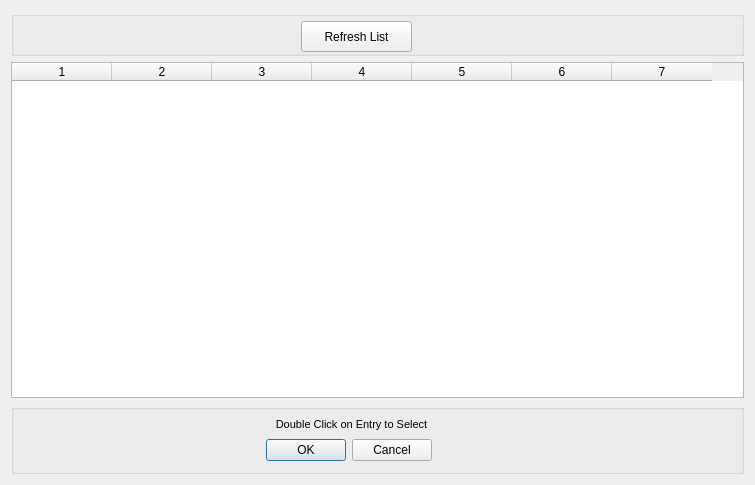
<?xml version="1.0" encoding="UTF-8"?>
<ui version="4.0">
 <class>CSdrDiscoverDlg</class>
 <widget class="QDialog" name="CSdrDiscoverDlg">
  <property name="geometry">
   <rect>
    <x>0</x>
    <y>0</y>
    <width>755</width>
    <height>485</height>
   </rect>
  </property>
  <property name="windowTitle">
   <string>Find SDR's on Internet</string>
  </property>
  <layout class="QVBoxLayout" name="verticalLayout">
   <item>
    <widget class="QGroupBox" name="groupBox1">
     <property name="minimumSize">
      <size>
       <width>215</width>
       <height>45</height>
      </size>
     </property>
     <property name="title">
      <string/>
     </property>
     <widget class="QPushButton" name="pushButtonFind">
      <property name="geometry">
       <rect>
        <x>290</x>
        <y>10</y>
        <width>111</width>
        <height>31</height>
       </rect>
      </property>
      <property name="toolTip">
       <string>Press to Find all SDR's on Network</string>
      </property>
      <property name="text">
       <string>Refresh List</string>
      </property>
     </widget>
    </widget>
   </item>
   <item>
    <widget class="QTableWidget" name="tableWidget">
     <property name="selectionMode">
      <enum>QAbstractItemView::SingleSelection</enum>
     </property>
     <property name="selectionBehavior">
      <enum>QAbstractItemView::SelectRows</enum>
     </property>
     <property name="rowCount">
      <number>0</number>
     </property>
     <property name="columnCount">
      <number>7</number>
     </property>
     <attribute name="horizontalHeaderDefaultSectionSize">
      <number>100</number>
     </attribute>
     <attribute name="verticalHeaderVisible">
      <bool>false</bool>
     </attribute>
     <column/>
     <column/>
     <column/>
     <column/>
     <column/>
     <column/>
     <column/>
    </widget>
   </item>
   <item>
    <widget class="QGroupBox" name="groupBox2">
     <property name="enabled">
      <bool>true</bool>
     </property>
     <property name="minimumSize">
      <size>
       <width>500</width>
       <height>70</height>
      </size>
     </property>
     <property name="title">
      <string/>
     </property>
     <widget class="QDialogButtonBox" name="buttonBox">
      <property name="geometry">
       <rect>
        <x>250</x>
        <y>30</y>
        <width>171</width>
        <height>32</height>
       </rect>
      </property>
      <property name="orientation">
       <enum>Qt::Horizontal</enum>
      </property>
      <property name="standardButtons">
       <set>QDialogButtonBox::Cancel|QDialogButtonBox::Ok</set>
      </property>
     </widget>
     <widget class="QLabel" name="label">
      <property name="geometry">
       <rect>
        <x>200</x>
        <y>10</y>
        <width>281</width>
        <height>20</height>
       </rect>
      </property>
      <property name="font">
       <font>
        <pointsize>8</pointsize>
        <weight>50</weight>
        <bold>false</bold>
        <underline>false</underline>
       </font>
      </property>
      <property name="text">
       <string>Double Click on Entry to Select</string>
      </property>
      <property name="alignment">
       <set>Qt::AlignCenter</set>
      </property>
     </widget>
    </widget>
   </item>
  </layout>
 </widget>
 <resources/>
 <connections>
  <connection>
   <sender>buttonBox</sender>
   <signal>accepted()</signal>
   <receiver>CSdrDiscoverDlg</receiver>
   <slot>accept()</slot>
   <hints>
    <hint type="sourcelabel">
     <x>248</x>
     <y>254</y>
    </hint>
    <hint type="destinationlabel">
     <x>157</x>
     <y>274</y>
    </hint>
   </hints>
  </connection>
  <connection>
   <sender>buttonBox</sender>
   <signal>rejected()</signal>
   <receiver>CSdrDiscoverDlg</receiver>
   <slot>reject()</slot>
   <hints>
    <hint type="sourcelabel">
     <x>316</x>
     <y>260</y>
    </hint>
    <hint type="destinationlabel">
     <x>286</x>
     <y>274</y>
    </hint>
   </hints>
  </connection>
  <connection>
   <sender>pushButtonFind</sender>
   <signal>clicked()</signal>
   <receiver>CSdrDiscoverDlg</receiver>
   <slot>OnFind()</slot>
   <hints>
    <hint type="sourcelabel">
     <x>171</x>
     <y>21</y>
    </hint>
    <hint type="destinationlabel">
     <x>137</x>
     <y>22</y>
    </hint>
   </hints>
  </connection>
  <connection>
   <sender>tableWidget</sender>
   <signal>itemDoubleClicked(QTableWidgetItem*)</signal>
   <receiver>CSdrDiscoverDlg</receiver>
   <slot>OnTableItemDoubleClick(QTableWidgetItem*)</slot>
   <hints>
    <hint type="sourcelabel">
     <x>603</x>
     <y>232</y>
    </hint>
    <hint type="destinationlabel">
     <x>574</x>
     <y>322</y>
    </hint>
   </hints>
  </connection>
 </connections>
 <slots>
  <slot>OnFind()</slot>
  <slot>OnItemDoubleClick(QListWidgetItem*)</slot>
  <slot>OnTableItemDoubleClick(QTableWidgetItem*)</slot>
 </slots>
</ui>
